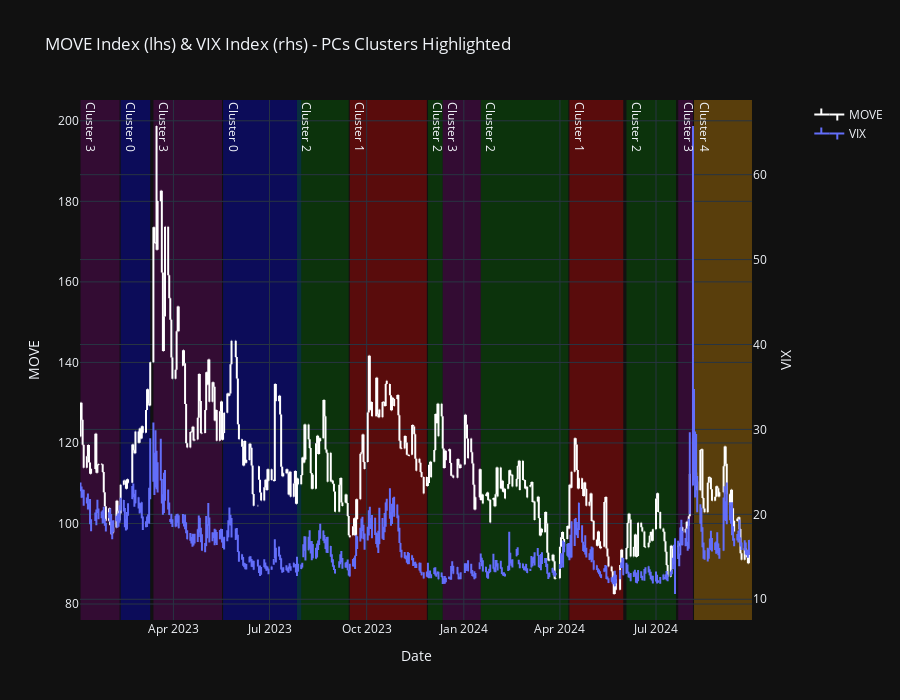

Here is the notebook cell this chart was saved with:
### Code cell
plot_timeseries(
    vol_index_df,
    y_cols=["MOVE", "VIX"],
    custom_title="MOVE Index (lhs) & VIX Index (rhs) - PCs Clusters Highlighted",
    ohlc=True,
    secondary_y_cols=["VIX"],
    dt_range_highlights=cluster_date_ranges,
)

### Figure 1 — Plotly figure (JSON) as saved in the notebook; plotly's stock layout.template omitted (floating-point values rounded to 4 significant figures; data arrays with more than 128 entries replaced by an {"elided": "..."} marker saying what was removed)
{"data": [{"close": {"elided": "437 float values"}, "decreasing": {"line": {"color": "white"}}, "high": {"elided": "437 float values"}, "increasing": {"line": {"color": "white"}}, "low": {"elided": "437 float values"}, "name": "MOVE", "open": {"elided": "437 float values"}, "type": "ohlc", "x": {"elided": "437 str values"}, "xaxis": "x", "yaxis": "y"}, {"close": {"elided": "437 float values"}, "decreasing": {"line": {"color": "#636EFA"}}, "high": {"elided": "437 float values"}, "increasing": {"line": {"color": "#636EFA"}}, "low": {"elided": "437 float values"}, "name": "VIX", "open": {"elided": "437 float values"}, "type": "ohlc", "x": {"elided": "437 str values"}, "xaxis": "x", "yaxis": "y2"}], "layout": {"annotations": [{"showarrow": false, "text": "Cluster 0", "textangle": 90, "x": "2023-02-10T00:00:00", "xanchor": "left", "xref": "x", "y": 1, "yanchor": "top", "yref": "y domain"}, {"showarrow": false, "text": "Cluster 0", "textangle": 90, "x": "2023-05-18T00:00:00", "xanchor": "left", "xref": "x", "y": 1, "yanchor": "top", "yref": "y domain"}, {"showarrow": false, "text": "Cluster 1", "textangle": 90, "x": "2023-09-15T00:00:00", "xanchor": "left", "xref": "x", "y": 1, "yanchor": "top", "yref": "y domain"}, {"showarrow": false, "text": "Cluster 1", "textangle": 90, "x": "2024-04-10T00:00:00", "xanchor": "left", "xref": "x", "y": 1, "yanchor": "top", "yref": "y domain"}, {"showarrow": false, "text": "Cluster 2", "textangle": 90, "x": "2023-07-27T00:00:00", "xanchor": "left", "xref": "x", "y": 1, "yanchor": "top", "yref": "y domain"}, {"showarrow": false, "text": "Cluster 2", "textangle": 90, "x": "2023-11-28T00:00:00", "xanchor": "left", "xref": "x", "y": 1, "yanchor": "top", "yref": "y domain"}, {"showarrow": false, "text": "Cluster 2", "textangle": 90, "x": "2024-01-17T00:00:00", "xanchor": "left", "xref": "x", "y": 1, "yanchor": "top", "yref": "y domain"}, {"showarrow": false, "text": "Cluster 2", "textangle": 90, "x": "2024-06-03T00:00:00", "xanchor": "left", "xref": "x", "y": 1, "yanchor": "top", "yref": "y domain"}, {"showarrow": false, "text": "Cluster 3", "textangle": 90, "x": "2023-01-03T00:00:00", "xanchor": "left", "xref": "x", "y": 1, "yanchor": "top", "yref": "y domain"}, {"showarrow": false, "text": "Cluster 3", "textangle": 90, "x": "2023-03-13T00:00:00", "xanchor": "left", "xref": "x", "y": 1, "yanchor": "top", "yref": "y domain"}, {"showarrow": false, "text": "Cluster 3", "textangle": 90, "x": "2023-12-12T00:00:00", "xanchor": "left", "xref": "x", "y": 1, "yanchor": "top", "yref": "y domain"}, {"showarrow": false, "text": "Cluster 3", "textangle": 90, "x": "2024-07-22T00:00:00", "xanchor": "left", "xref": "x", "y": 1, "yanchor": "top", "yref": "y domain"}, {"showarrow": false, "text": "Cluster 4", "textangle": 90, "x": "2024-08-06T00:00:00", "xanchor": "left", "xref": "x", "y": 1, "yanchor": "top", "yref": "y domain"}], "height": 700, "shapes": [{"fillcolor": "blue", "layer": "below", "line": {"width": 0}, "opacity": 0.3, "type": "rect", "x0": "2023-02-10T00:00:00", "x1": "2023-03-10T00:00:00", "xref": "x", "y0": 0, "y1": 1, "yref": "y domain"}, {"fillcolor": "blue", "layer": "below", "line": {"width": 0}, "opacity": 0.3, "type": "rect", "x0": "2023-05-18T00:00:00", "x1": "2023-07-31T00:00:00", "xref": "x", "y0": 0, "y1": 1, "yref": "y domain"}, {"fillcolor": "red", "layer": "below", "line": {"width": 0}, "opacity": 0.3, "type": "rect", "x0": "2023-09-15T00:00:00", "x1": "2023-11-27T00:00:00", "xref": "x", "y0": 0, "y1": 1, "yref": "y domain"}, {"fillcolor": "red", "layer": "below", "line": {"width": 0}, "opacity": 0.3, "type": "rect", "x0": "2024-04-10T00:00:00", "x1": "2024-05-31T00:00:00", "xref": "x", "y0": 0, "y1": 1, "yref": "y domain"}, {"fillcolor": "green", "layer": "below", "line": {"width": 0}, "opacity": 0.3, "type": "rect", "x0": "2023-07-27T00:00:00", "x1": "2023-09-14T00:00:00", "xref": "x", "y0": 0, "y1": 1, "yref": "y domain"}, {"fillcolor": "green", "layer": "below", "line": {"width": 0}, "opacity": 0.3, "type": "rect", "x0": "2023-11-28T00:00:00", "x1": "2023-12-12T00:00:00", "xref": "x", "y0": 0, "y1": 1, "yref": "y domain"}, {"fillcolor": "green", "layer": "below", "line": {"width": 0}, "opacity": 0.3, "type": "rect", "x0": "2024-01-17T00:00:00", "x1": "2024-04-09T00:00:00", "xref": "x", "y0": 0, "y1": 1, "yref": "y domain"}, {"fillcolor": "green", "layer": "below", "line": {"width": 0}, "opacity": 0.3, "type": "rect", "x0": "2024-06-03T00:00:00", "x1": "2024-07-20T00:00:00", "xref": "x", "y0": 0, "y1": 1, "yref": "y domain"}, {"fillcolor": "purple", "layer": "below", "line": {"width": 0}, "opacity": 0.3, "type": "rect", "x0": "2023-01-03T00:00:00", "x1": "2023-02-09T00:00:00", "xref": "x", "y0": 0, "y1": 1, "yref": "y domain"}, {"fillcolor": "purple", "layer": "below", "line": {"width": 0}, "opacity": 0.3, "type": "rect", "x0": "2023-03-13T00:00:00", "x1": "2023-05-17T00:00:00", "xref": "x", "y0": 0, "y1": 1, "yref": "y domain"}, {"fillcolor": "purple", "layer": "below", "line": {"width": 0}, "opacity": 0.3, "type": "rect", "x0": "2023-12-12T00:00:00", "x1": "2024-01-17T00:00:00", "xref": "x", "y0": 0, "y1": 1, "yref": "y domain"}, {"fillcolor": "purple", "layer": "below", "line": {"width": 0}, "opacity": 0.3, "type": "rect", "x0": "2024-07-22T00:00:00", "x1": "2024-08-05T00:00:00", "xref": "x", "y0": 0, "y1": 1, "yref": "y domain"}, {"fillcolor": "orange", "layer": "below", "line": {"width": 0}, "opacity": 0.3, "type": "rect", "x0": "2024-08-06T00:00:00", "x1": "2024-09-30T00:00:00", "xref": "x", "y0": 0, "y1": 1, "yref": "y domain"}], "showlegend": true, "title": {"text": "MOVE Index (lhs) & VIX Index (rhs) - PCs Clusters Highlighted"}, "xaxis": {"anchor": "y", "domain": [0, 0.94], "nticks": 10, "rangeslider": {"visible": false}, "showspikes": true, "spikecolor": "white", "spikemode": "across", "spikesnap": "cursor", "title": {"text": "Date"}}, "yaxis": {"anchor": "x", "domain": [0, 1], "showspikes": true, "spikecolor": "white", "spikesnap": "cursor", "spikethickness": 0.5, "title": {"text": "MOVE"}}, "yaxis2": {"anchor": "x", "overlaying": "y", "showspikes": true, "side": "right", "spikecolor": "white", "spikesnap": "cursor", "spikethickness": 0.5, "title": {"text": "VIX"}}}}
